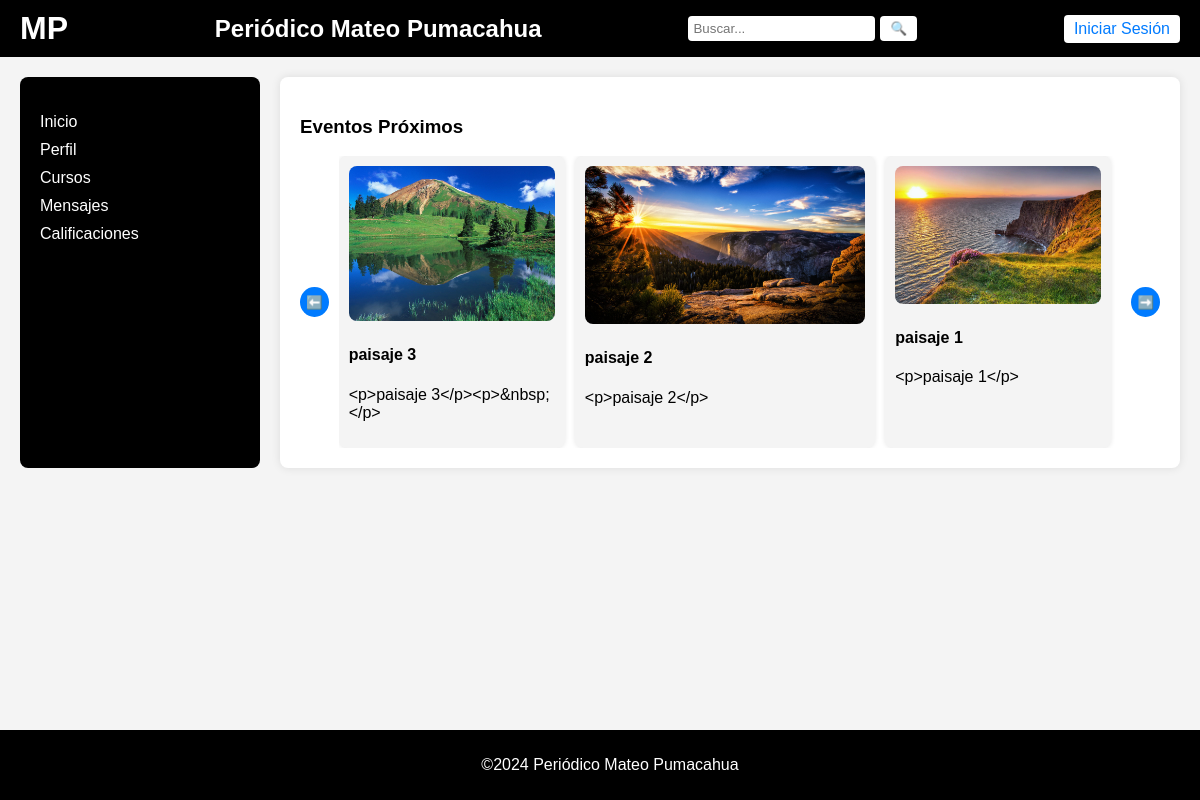
The page / on the database its author committed.
### apps/entradas/models.py (models this page shows, shortened)
class Entrada(models.Model):
    nombre = models.CharField(max_length=100, verbose_name="Nombre")
    TIPOS_CHOICES = [
        ('1', 'Personaje'),
        ('2', 'Lugar'),
        ('3', 'Objeto'),
        ('4', 'Evento'),
    ]
    tipo = models.CharField(max_length=1, choices=TIPOS_CHOICES, verbose_name="Tipo")
    fecha_creacion = models.DateTimeField(auto_now_add=True, verbose_name="Fecha de creación")
    fecha_modificacion = models.DateTimeField(auto_now=True, verbose_name="Fecha de modificación")
    imagen = models.ImageField(upload_to='entradas/', null=True, blank=True, verbose_name="Imagen")
    contenido = CKEditor5Field(verbose_name="Contenido")

### apps/entradas/views.py (the view)
# urls.py: path('', EntradaListView.as_view(), name='index'),
class EntradaListView(ListView):#LoginRequiredMixin
    model = Entrada
    template_name = 'index.html'  # Nombre del template que se utilizará para renderizar la lista
    context_object_name = 'entradas'  # Nombre del contexto que contiene la lista de entradas
    def get_queryset(self):
        return Entrada.objects.order_by('-fecha_creacion')  # Ordenar las entradas por fecha de creación descendente

### apps/entradas/templates/index.html (shortened to what this page needs)
<!DOCTYPE html>
<html lang="es">
<head>
    {% load static %}
    <link rel="stylesheet" href="{% static 'style/estilos.css' %}">
</head>
<body>
    <header>
        <div class="logo">
            <h1>MP</h1>
        </div>
        <div class="titulo">
            <h2>Periódico Mateo Pumacahua</h2>
        </div>
        <div class="buscador">
            <input type="text" placeholder="Buscar...">
            <button>🔍</button>
        </div>
        <div class="login-button">
            {% if user.is_authenticated %}
                <p>Bienvenido, {{ user.username }}</p>
                <form method="post" action="{% url 'logout' %}">
                    {% csrf_token %}
                    <button type="submit" class="btn-logout">Cerrar Sesión</button>
                </form>
            {% else %}
                <a href="{% url 'login' %}" class="btn-login">Iniciar Sesión</a>
            {% endif %}
        </div>
    </header>
    <div class="container">
        <aside class="sidebar">
            <ul>
                <li><a href="#" id="index-link">Inicio</a></li>
                <li><a href="articulo2.html">Perfil</a></li>
                <li><a href="#" id="asignaturas-link">Cursos</a></li>
                <li><a href="articulo3.html">Mensajes</a></li>
                <li><a href="#">Calificaciones</a></li>
            </ul>
        </aside>
        <main class="contenido">
            <h3>Eventos Próximos</h3>
            <section class="eventos-proximos" id="eventos-proximos">
                <button class="prev">⬅️</button>
                <div class="eventos-container">
                    {% for evento in entradas %}
                    <div class="evento {% if forloop.first %}active{% endif %}">
                        {% if evento.imagen %}
                            <img src="{{ evento.imagen.url }}" alt="{{ evento.nombre }}">
                        {% endif %}
                        <h4>{{ evento.nombre }}</h4>
                        <p>{{ evento.contenido|truncatewords:10 }}</p>
                    </div>
                    {% endfor %}
                </div>
                <button class="next">➡️</button>
            </section>
        </main>
    </div>
    <footer>
        <p>©2024 Periódico Mateo Pumacahua</p>
    </footer>
</body>
</html>

### static/style/estilos.css (style rules this page uses)
body { font-family: Arial, sans-serif; margin: 0; padding: 0; background-color: #f4f4f4; }
header { display: flex; justify-content: space-between; align-items: center; background-color: #000000; color: white; padding: 10px 20px; }
.logo h1 { margin: 0; }
.titulo h2 { margin: 0; }
.buscador { display: flex; align-items: center; }
.buscador input { padding: 5px; border: none; border-radius: 4px; margin-right: 5px; }
.buscador button { background-color: white; color: #007bff; border: none; border-radius: 4px; padding: 5px 10px; cursor: pointer; }
.login-button { display: flex; align-items: center; }
.btn-login, .btn-logout { background-color: white; color: #007bff; border: none; border-radius: 4px; padding: 5px 10px; cursor: pointer; text-decoration: none; }
.container { display: flex; margin: 20px; }
.sidebar { width: 200px; background-color: #000000; color: white; padding: 20px; border-radius: 8px; }
.sidebar ul { list-style: none; padding: 0; }
.sidebar ul li { margin-bottom: 10px; }
.sidebar ul li a { color: white; text-decoration: none; }
.contenido { flex: 1; background-color: white; padding: 20px; border-radius: 8px; box-shadow: 0 0 10px rgba(0, 0, 0, 0.1); margin-left: 20px; }
.eventos-proximos { display: flex; align-items: center; }
.eventos-container { display: flex; overflow-x: auto; margin: 0 10px; }
.evento { min-width: 200px; margin-right: 10px; background-color: #f4f4f4; padding: 10px; border-radius: 8px; box-shadow: 0 0 5px rgba(0, 0, 0, 0.1); }
.evento img { max-width: 100%; border-radius: 8px; }
button.prev, button.next { background-color: #007bff; color: white; border: none; border-radius: 50%; width: 30px; height: 30px; cursor: pointer; }
footer { text-align: center; padding: 10px; background-color: #000000; color: white; position: fixed; width: 100%; bottom: 0; }

### rows shown on the page
Entrada: imagen (picture), nombre "paisaje 3", contenido "<p>paisaje 3</p><p>&nbsp;</p>"
Entrada: imagen (picture), nombre "paisaje 2", contenido "<p>paisaje 2</p>"
Entrada: imagen (picture), nombre "paisaje 1", contenido "<p>paisaje 1</p>"
